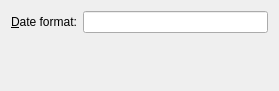
<ui version="4.0" >
 <class>PrefDateUi</class>
 <widget class="QWidget" name="PrefDateUi" >
  <property name="geometry" >
   <rect>
    <x>0</x>
    <y>0</y>
    <width>279</width>
    <height>91</height>
   </rect>
  </property>
  <property name="windowTitle" >
   <string/>
  </property>
  <layout class="QVBoxLayout" >
   <property name="margin" >
    <number>11</number>
   </property>
   <property name="spacing" >
    <number>6</number>
   </property>
   <item>
    <layout class="QHBoxLayout" >
     <property name="margin" >
      <number>0</number>
     </property>
     <property name="spacing" >
      <number>6</number>
     </property>
     <item>
      <widget class="QLabel" name="DateLA" >
       <property name="text" >
        <string>&amp;Date format:</string>
       </property>
       <property name="buddy" >
        <cstring>DateED</cstring>
       </property>
      </widget>
     </item>
     <item>
      <widget class="QLineEdit" name="DateED" >
       <property name="toolTip" >
        <string>Date format for strftime output</string>
       </property>
      </widget>
     </item>
    </layout>
   </item>
   <item>
    <spacer>
     <property name="orientation" >
      <enum>Qt::Vertical</enum>
     </property>
     <property name="sizeType" >
      <enum>QSizePolicy::Expanding</enum>
     </property>
     <property name="sizeHint" >
      <size>
       <width>20</width>
       <height>20</height>
      </size>
     </property>
    </spacer>
   </item>
  </layout>
 </widget>
 <pixmapfunction></pixmapfunction>
 <includes>
  <include location="local" >qt_helpers.h</include>
 </includes>
 <resources/>
 <connections/>
</ui>
